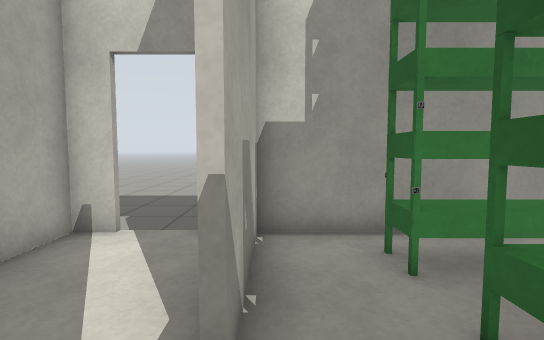
[1] (above)

16 first-person views from a walk through a robot-simulator world made for Gazebo. The camera is 0.94 m above the floor, tilts 4° down and sees 85° across. The floor is counted in squares, 0.5 m on a side. Each view is taken from the middle of a square. On the plan, view 1 faces up. The plan holds only what a view shows up to about 16 squares ahead; the rest is blank.

[2]
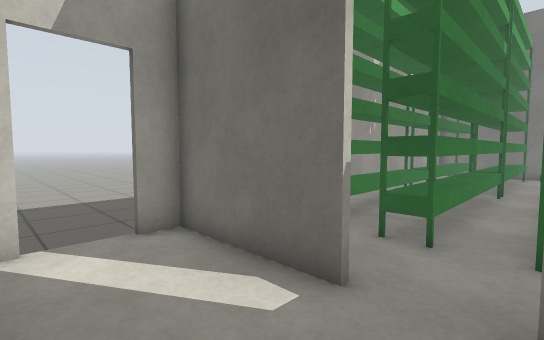

[3]
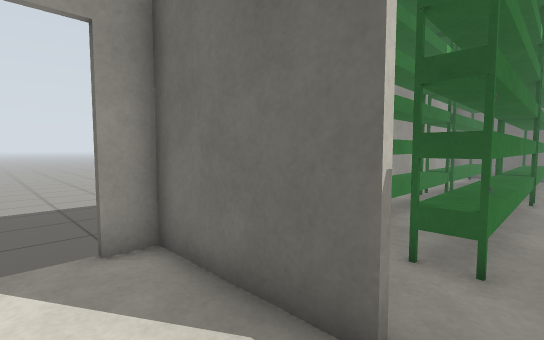

[4]
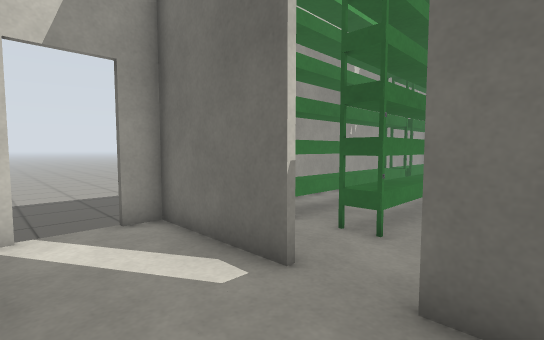

[5]
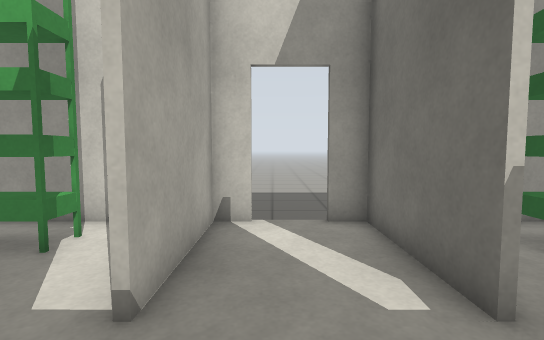

[6]
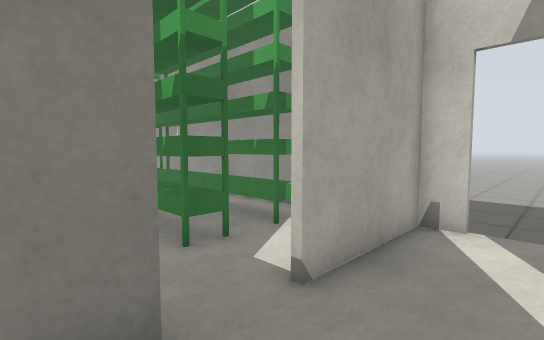

[7]
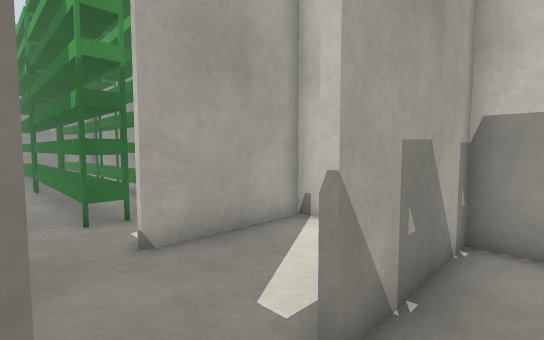

[8]
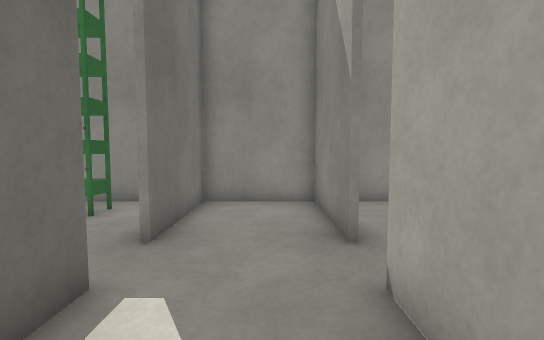

[9]
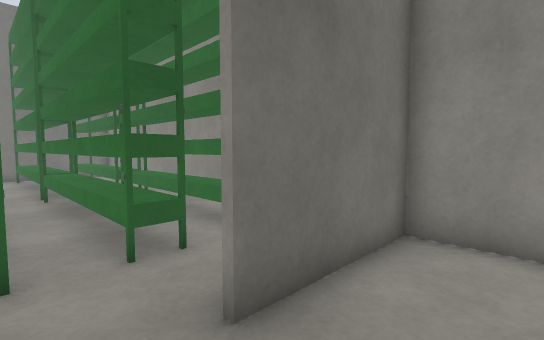

[10]
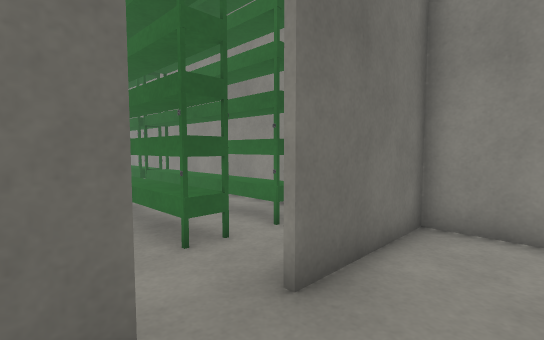

[11]
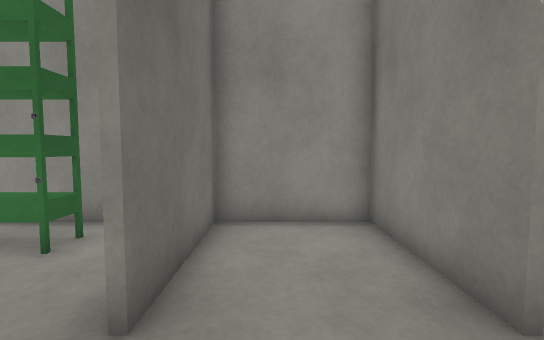

[12]
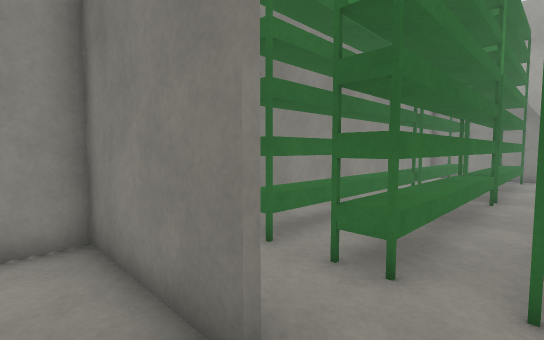

[13]
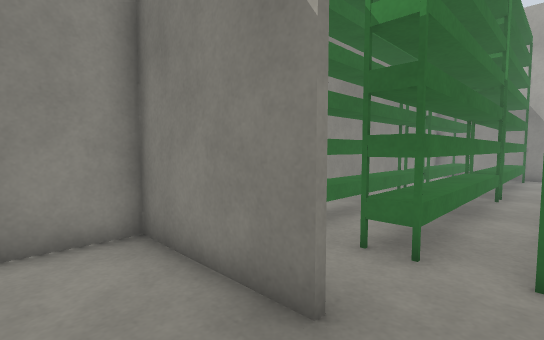

[14]
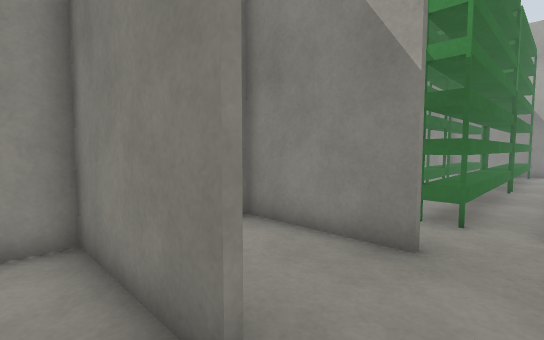

[15]
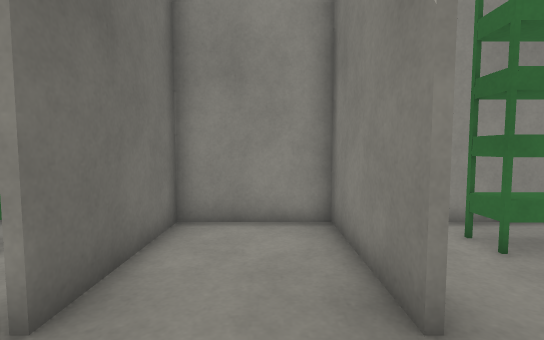

[16]
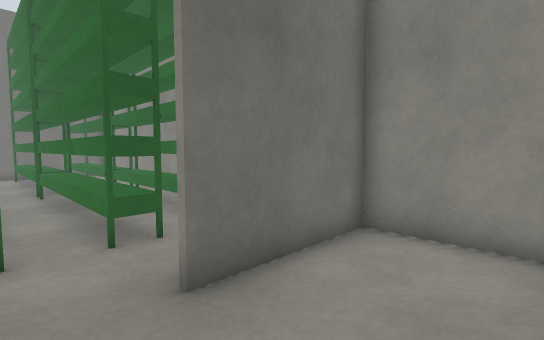

### Floor plan
Points are (right, up) in squares from view 1. A wall is a line through its corners. A room is listed if a view was taken in it or the views show most of it. See-through windows are left out.
Room 1 (views 1, 7, 14)
walls: (10.1, 1.8) (2.4, 1.8); (10.6, 0.3) (18.1, 0.3); (2.4, 0.3) (10.1, 0.3); (17, 1.8) (10.6, 1.8)
ways out: opening at (-1, 1.5) to room 2; opening at (1, 0); opening at (1, 3)
objects: other object (2, 0); other object (2, 2)
Room 2 (views 2, 3, 4, 5, 6, 8, 9, 10, 11, 12, 13, 15, 16)
walls: (-0.5, 2.1) (-0.5, 6.7); (-4.5, 0.2) (-4.5, -4.6) (-1, -4.6); (-3.5, 6.6) (-4.5, 6.6) (-4.5, 2.1); (-0.5, -4.6) (-0.5, 0.2)
ways out: opening at (-1, 1.5) to room 1; opening at (-5, 1.5); opening at (-4, 8)

Where each view was taken, in squares from view 1:
view 1: 0 up, 0 right, facing up
view 2: 0 up, 4 left, facing up-right
view 3: 1 up, 3 left, facing up-right
view 4: 1 down, 4 left, facing up-right
view 5: 1 down, 3 left, facing up
view 6: 1 down, 2 left, facing up-left
view 7: 0 up, 1 right, facing up-left
view 8: 6 up, 3 left, facing down
view 9: 2 up, 3 left, facing down-right
view 10: 3 up, 3 left, facing down-right
view 11: 3 up, 2 left, facing down
view 12: 2 up, 3 left, facing down-left
view 13: 2 up, 2 left, facing down-left
view 14: 2 up, 1 right, facing down-left
view 15: 3 up, 3 left, facing down
view 16: 2 up, 4 left, facing down-right
